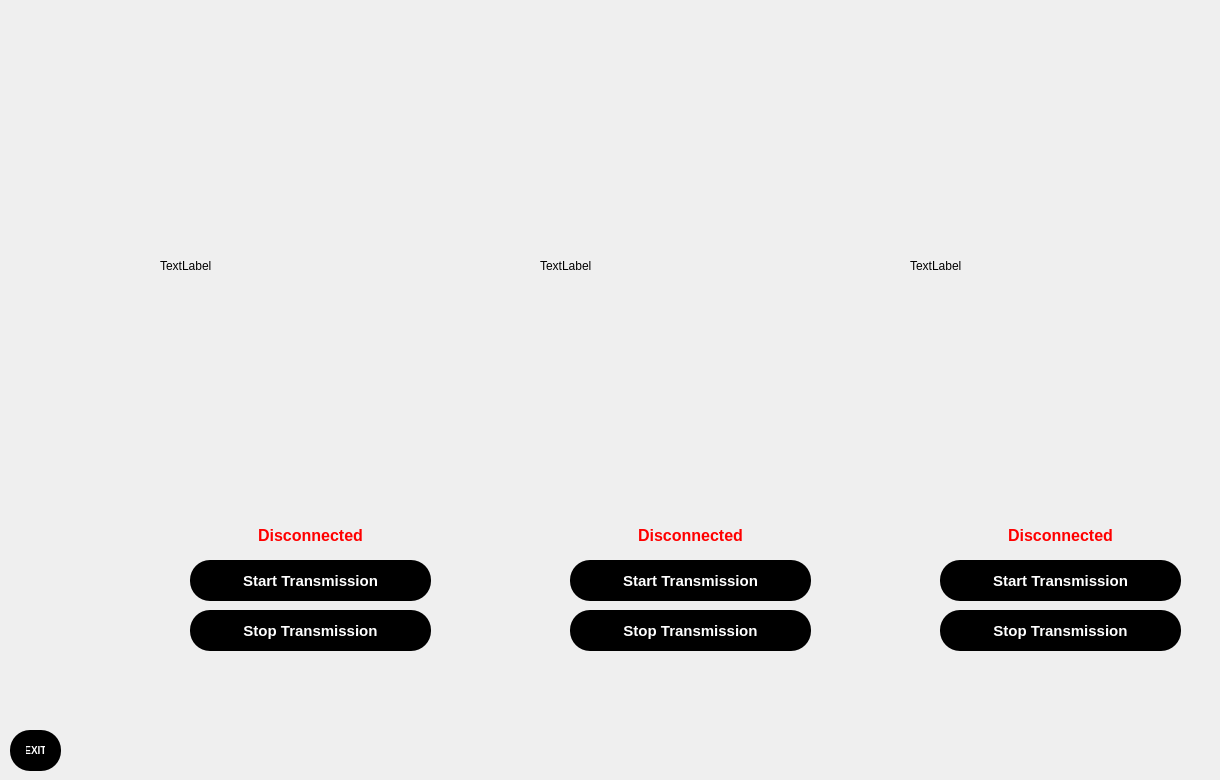
    <widget class="QWidget" name="page">
     <widget class="QPushButton" name="pushButton_StopTransmissionGPS">
      <property name="geometry">
       <rect>
        <x>940</x>
        <y>610</y>
        <width>241</width>
        <height>41</height>
       </rect>
      </property>
      <property name="styleSheet">
       <string notr="true">
QPushButton {
background-color: black;
    color: white;;
    font-size: 15px;
    font-weight: bold;
    border-radius: 20px;
    padding: 8px 16px;
}

QPushButton:hover {
    background-color: #d6d6d6;
}
QPushButton:pressed {
    background-color: #e8e3e3;
}</string>
      </property>
      <property name="text">
       <string>Stop Transmission</string>
      </property>
     </widget>
     <widget class="QPushButton" name="pushButton_StartTransmissionGPS">
      <property name="geometry">
       <rect>
        <x>940</x>
        <y>560</y>
        <width>241</width>
        <height>41</height>
       </rect>
      </property>
      <property name="styleSheet">
       <string notr="true">
QPushButton {
background-color: black;
    color: white;;
    font-size: 15px;
    font-weight: bold;
    border-radius: 20px;
    padding: 8px 16px;
}

QPushButton:hover {
    background-color: #d6d6d6;
}
QPushButton:pressed {
    background-color: #e8e3e3;
}</string>
      </property>
      <property name="text">
       <string>Start Transmission</string>
      </property>
     </widget>
     <widget class="QPushButton" name="pushButton_StopTransmissionWIFI24">
      <property name="geometry">
       <rect>
        <x>570</x>
        <y>610</y>
        <width>241</width>
        <height>41</height>
       </rect>
      </property>
      <property name="styleSheet">
       <string notr="true">
QPushButton {
background-color: black;
    color: white;;
    font-size: 15px;
    font-weight: bold;
    border-radius: 20px;
    padding: 8px 16px;
}

QPushButton:hover {
    background-color: #d6d6d6;
}
QPushButton:pressed {
    background-color: #e8e3e3;
}</string>
      </property>
      <property name="text">
       <string>Stop Transmission</string>
      </property>
     </widget>
     <widget class="QPushButton" name="pushButton_StartTransmissionWIFI24">
      <property name="geometry">
       <rect>
        <x>570</x>
        <y>560</y>
        <width>241</width>
        <height>41</height>
       </rect>
      </property>
      <property name="styleSheet">
       <string notr="true">
QPushButton {
background-color: black;
    color: white;;
    font-size: 15px;
    font-weight: bold;
    border-radius: 20px;
    padding: 8px 16px;
}

QPushButton:hover {
    background-color: #d6d6d6;
}
QPushButton:pressed {
    background-color: #e8e3e3;
}</string>
      </property>
      <property name="text">
       <string>Start Transmission</string>
      </property>
     </widget>
     <widget class="QPushButton" name="pushButton_EXIT">
      <property name="geometry">
       <rect>
        <x>10</x>
        <y>730</y>
        <width>51</width>
        <height>41</height>
       </rect>
      </property>
      <property name="styleSheet">
       <string notr="true">
QPushButton {
background-color: black;
    color: white;;
    font-size: 10px;
    font-weight: bold;
    border-radius: 20px;
    padding: 8px 16px;
}

QPushButton:hover {
    background-color: #d6d6d6;
}
QPushButton:pressed {
    background-color: #e8e3e3;
}</string>
      </property>
      <property name="text">
       <string>EXIT</string>
      </property>
     </widget>
     <widget class="QPushButton" name="pushButton_StopTransmissionWIFI58">
      <property name="geometry">
       <rect>
        <x>190</x>
        <y>610</y>
        <width>241</width>
        <height>41</height>
       </rect>
      </property>
      <property name="styleSheet">
       <string notr="true">
QPushButton {
background-color: black;
    color: white;;
    font-size: 15px;
    font-weight: bold;
    border-radius: 20px;
    padding: 8px 16px;
}

QPushButton:hover {
    background-color: #d6d6d6;
}
QPushButton:pressed {
    background-color: #e8e3e3;
}</string>
      </property>
      <property name="text">
       <string>Stop Transmission</string>
      </property>
     </widget>
     <widget class="QPushButton" name="pushButton_StartTransmissionWIFI58">
      <property name="geometry">
       <rect>
        <x>190</x>
        <y>560</y>
        <width>241</width>
        <height>41</height>
       </rect>
      </property>
      <property name="styleSheet">
       <string notr="true">
QPushButton {
background-color: black;
    color: white;;
    font-size: 15px;
    font-weight: bold;
    border-radius: 20px;
    padding: 8px 16px;
}

QPushButton:hover {
    background-color: #d6d6d6;
}
QPushButton:pressed {
    background-color: #e8e3e3;
}</string>
      </property>
      <property name="text">
       <string>Start Transmission</string>
      </property>
     </widget>
     <widget class="QLabel" name="label_StartTransmissionGPS">
      <property name="geometry">
       <rect>
        <x>910</x>
        <y>30</y>
        <width>301</width>
        <height>471</height>
       </rect>
      </property>
      <property name="text">
       <string>TextLabel</string>
      </property>
     </widget>
     <widget class="QLabel" name="label_StartTransmissionWIFI24">
      <property name="geometry">
       <rect>
        <x>540</x>
        <y>30</y>
        <width>301</width>
        <height>471</height>
       </rect>
      </property>
      <property name="text">
       <string>TextLabel</string>
      </property>
     </widget>
     <widget class="QLabel" name="label_StartTransmissionWIFI58">
      <property name="geometry">
       <rect>
        <x>160</x>
        <y>30</y>
        <width>301</width>
        <height>471</height>
       </rect>
      </property>
      <property name="text">
       <string>TextLabel</string>
      </property>
     </widget>
     <widget class="QLabel" name="label_transmissionGPS">
      <property name="geometry">
       <rect>
        <x>950</x>
        <y>520</y>
        <width>221</width>
        <height>30</height>
       </rect>
      </property>
      <property name="font">
       <font>
        <pointsize>12</pointsize>
        <italic>false</italic>
        <bold>true</bold>
        <underline>false</underline>
        <strikeout>false</strikeout>
        <kerning>true</kerning>
       </font>
      </property>
      <property name="layoutDirection">
       <enum>Qt::LayoutDirection::LeftToRight</enum>
      </property>
      <property name="styleSheet">
       <string notr="true">color: red;
font-weight: bold;</string>
      </property>
      <property name="text">
       <string>Disconnected</string>
      </property>
      <property name="alignment">
       <set>Qt::AlignmentFlag::AlignCenter</set>
      </property>
     </widget>
     <widget class="QLabel" name="label_transmission24">
      <property name="geometry">
       <rect>
        <x>580</x>
        <y>520</y>
        <width>221</width>
        <height>30</height>
       </rect>
      </property>
      <property name="font">
       <font>
        <pointsize>12</pointsize>
        <bold>true</bold>
       </font>
      </property>
      <property name="styleSheet">
       <string notr="true">color: red;
font-weight: bold;</string>
      </property>
      <property name="text">
       <string>Disconnected</string>
      </property>
      <property name="alignment">
       <set>Qt::AlignmentFlag::AlignCenter</set>
      </property>
     </widget>
     <widget class="QLabel" name="label_transmission58">
      <property name="geometry">
       <rect>
        <x>200</x>
        <y>520</y>
        <width>221</width>
        <height>30</height>
       </rect>
      </property>
      <property name="font">
       <font>
        <pointsize>12</pointsize>
        <bold>true</bold>
       </font>
      </property>
      <property name="styleSheet">
       <string notr="true">color: red;
font-weight: bold;</string>
      </property>
      <property name="text">
       <string>Disconnected</string>
      </property>
      <property name="alignment">
       <set>Qt::AlignmentFlag::AlignCenter</set>
      </property>
     </widget>
    </widget>
